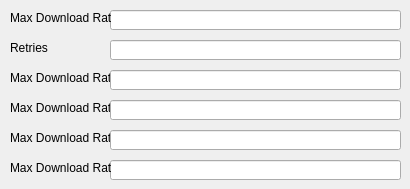
    <widget class="QWidget" name="download_tab">
     <attribute name="title">
      <string>Download</string>
     </attribute>
     <widget class="QLineEdit" name="max_download_rate_input">
      <property name="geometry">
       <rect>
        <x>110</x>
        <y>10</y>
        <width>291</width>
        <height>20</height>
       </rect>
      </property>
     </widget>
     <widget class="QLabel" name="max_download_rate_label">
      <property name="geometry">
       <rect>
        <x>10</x>
        <y>10</y>
        <width>101</width>
        <height>16</height>
       </rect>
      </property>
      <property name="toolTip">
       <string>&lt;html&gt;&lt;head/&gt;&lt;body&gt;&lt;pre style=&quot; margin-top:0px; margin-bottom:0px; margin-left:0px; margin-right:0px; -qt-block-indent:0; text-indent:0px; line-height:145%;&quot;&gt;&lt;span style=&quot; font-family:'ui-monospace','SFMono-Regular','SF Mono','Menlo','Consolas','Liberation Mono','monospace'; color:#c9d1d9; background-color:transparent;&quot;&gt;Maximum download rate in bytes per second (e.g. 50K or 4.2M)&lt;/span&gt;&lt;/pre&gt;&lt;/body&gt;&lt;/html&gt;</string>
      </property>
      <property name="whatsThis">
       <string>&lt;html&gt;&lt;head/&gt;&lt;body&gt;&lt;p&gt;&lt;span style=&quot; font-family:'ui-monospace','SFMono-Regular','SF Mono','Menlo','Consolas','Liberation Mono','monospace'; color:#c9d1d9; background-color:transparent;&quot;&gt;Maximum download rate in bytes per second (e.g. 50K or 4.2M)&lt;/span&gt;&lt;/p&gt;&lt;/body&gt;&lt;/html&gt;</string>
      </property>
      <property name="text">
       <string>Max Download Rate</string>
      </property>
     </widget>
     <widget class="QLabel" name="retries_label">
      <property name="geometry">
       <rect>
        <x>10</x>
        <y>40</y>
        <width>101</width>
        <height>16</height>
       </rect>
      </property>
      <property name="toolTip">
       <string>&lt;html&gt;&lt;head/&gt;&lt;body&gt;&lt;pre style=&quot; margin-top:0px; margin-bottom:16px; margin-left:0px; margin-right:0px; -qt-block-indent:0; text-indent:0px; line-height:145%;&quot;&gt;&lt;span style=&quot; font-family:'ui-monospace','SFMono-Regular','SF Mono','Menlo','Consolas','Liberation Mono','monospace'; color:#c9d1d9; background-color:transparent;&quot;&gt;Number of retries (default is 10), or &amp;quot;infinite&amp;quot;&lt;/span&gt;&lt;/pre&gt;&lt;/body&gt;&lt;/html&gt;</string>
      </property>
      <property name="whatsThis">
       <string>&lt;html&gt;&lt;head/&gt;&lt;body&gt;&lt;p&gt;&lt;span style=&quot; font-family:'ui-monospace','SFMono-Regular','SF Mono','Menlo','Consolas','Liberation Mono','monospace'; color:#c9d1d9; background-color:transparent;&quot;&gt;Number of retries (default is 10), or &amp;quot;infinite&amp;quot;&lt;/span&gt;&lt;/p&gt;&lt;/body&gt;&lt;/html&gt;</string>
      </property>
      <property name="text">
       <string>Retries</string>
      </property>
     </widget>
     <widget class="QLineEdit" name="retries_input">
      <property name="geometry">
       <rect>
        <x>110</x>
        <y>40</y>
        <width>291</width>
        <height>20</height>
       </rect>
      </property>
      <property name="text">
       <string/>
      </property>
     </widget>
     <widget class="QLabel" name="label_2">
      <property name="geometry">
       <rect>
        <x>10</x>
        <y>70</y>
        <width>101</width>
        <height>16</height>
       </rect>
      </property>
      <property name="toolTip">
       <string>&lt;html&gt;&lt;head/&gt;&lt;body&gt;&lt;p&gt;&lt;span style=&quot; font-family:'ui-monospace','SFMono-Regular','SF Mono','Menlo','Consolas','Liberation Mono','monospace'; color:#c9d1d9; background-color:transparent;&quot;&gt;Comma separated playlist_index of the videos to download. You can specify a range using &amp;quot;[START]:[STOP][:STEP]&amp;quot;. For backward compatibility, START-STOP is also supported. Use negative indices to count from the right and negative STEP to download in reverse order. Eg: &amp;quot;-I 1:3,7,-5::2&amp;quot; used on a playlist of size 15 will download the videos at index 1,2,3,7,11,13,15&lt;/span&gt;&lt;/p&gt;&lt;/body&gt;&lt;/html&gt;</string>
      </property>
      <property name="whatsThis">
       <string>&lt;html&gt;&lt;head/&gt;&lt;body&gt;&lt;p&gt;&lt;span style=&quot; font-family:'ui-monospace','SFMono-Regular','SF Mono','Menlo','Consolas','Liberation Mono','monospace'; color:#c9d1d9; background-color:transparent;&quot;&gt;Comma separated playlist_index of the videos to download. You can specify a range using &amp;quot;[START]:[STOP][:STEP]&amp;quot;. For backward compatibility, START-STOP is also supported. Use negative indices to count from the right and negative STEP to download in reverse order. Eg: &amp;quot;-I 1:3,7,-5::2&amp;quot; used on a playlist of size 15 will download the videos at index 1,2,3,7,11,13,15&lt;/span&gt;&lt;/p&gt;&lt;/body&gt;&lt;/html&gt;</string>
      </property>
      <property name="text">
       <string>Max Download Rate</string>
      </property>
     </widget>
     <widget class="QLineEdit" name="lineEdit_17">
      <property name="geometry">
       <rect>
        <x>110</x>
        <y>70</y>
        <width>291</width>
        <height>20</height>
       </rect>
      </property>
     </widget>
     <widget class="QLineEdit" name="lineEdit_18">
      <property name="geometry">
       <rect>
        <x>110</x>
        <y>160</y>
        <width>291</width>
        <height>20</height>
       </rect>
      </property>
     </widget>
     <widget class="QLabel" name="label_19">
      <property name="geometry">
       <rect>
        <x>10</x>
        <y>130</y>
        <width>101</width>
        <height>16</height>
       </rect>
      </property>
      <property name="toolTip">
       <string>&lt;html&gt;&lt;head/&gt;&lt;body&gt;&lt;p&gt;&lt;span style=&quot; font-family:'ui-monospace','SFMono-Regular','SF Mono','Menlo','Consolas','Liberation Mono','monospace'; color:#c9d1d9; background-color:transparent;&quot;&gt;Comma separated playlist_index of the videos to download. You can specify a range using &amp;quot;[START]:[STOP][:STEP]&amp;quot;. For backward compatibility, START-STOP is also supported. Use negative indices to count from the right and negative STEP to download in reverse order. Eg: &amp;quot;-I 1:3,7,-5::2&amp;quot; used on a playlist of size 15 will download the videos at index 1,2,3,7,11,13,15&lt;/span&gt;&lt;/p&gt;&lt;/body&gt;&lt;/html&gt;</string>
      </property>
      <property name="whatsThis">
       <string>&lt;html&gt;&lt;head/&gt;&lt;body&gt;&lt;p&gt;&lt;span style=&quot; font-family:'ui-monospace','SFMono-Regular','SF Mono','Menlo','Consolas','Liberation Mono','monospace'; color:#c9d1d9; background-color:transparent;&quot;&gt;Comma separated playlist_index of the videos to download. You can specify a range using &amp;quot;[START]:[STOP][:STEP]&amp;quot;. For backward compatibility, START-STOP is also supported. Use negative indices to count from the right and negative STEP to download in reverse order. Eg: &amp;quot;-I 1:3,7,-5::2&amp;quot; used on a playlist of size 15 will download the videos at index 1,2,3,7,11,13,15&lt;/span&gt;&lt;/p&gt;&lt;/body&gt;&lt;/html&gt;</string>
      </property>
      <property name="text">
       <string>Max Download Rate</string>
      </property>
     </widget>
     <widget class="QLabel" name="label_20">
      <property name="geometry">
       <rect>
        <x>10</x>
        <y>100</y>
        <width>101</width>
        <height>16</height>
       </rect>
      </property>
      <property name="toolTip">
       <string>&lt;html&gt;&lt;head/&gt;&lt;body&gt;&lt;p&gt;&lt;span style=&quot; font-family:'ui-monospace','SFMono-Regular','SF Mono','Menlo','Consolas','Liberation Mono','monospace'; color:#c9d1d9; background-color:transparent;&quot;&gt;Comma separated playlist_index of the videos to download. You can specify a range using &amp;quot;[START]:[STOP][:STEP]&amp;quot;. For backward compatibility, START-STOP is also supported. Use negative indices to count from the right and negative STEP to download in reverse order. Eg: &amp;quot;-I 1:3,7,-5::2&amp;quot; used on a playlist of size 15 will download the videos at index 1,2,3,7,11,13,15&lt;/span&gt;&lt;/p&gt;&lt;/body&gt;&lt;/html&gt;</string>
      </property>
      <property name="whatsThis">
       <string>&lt;html&gt;&lt;head/&gt;&lt;body&gt;&lt;p&gt;&lt;span style=&quot; font-family:'ui-monospace','SFMono-Regular','SF Mono','Menlo','Consolas','Liberation Mono','monospace'; color:#c9d1d9; background-color:transparent;&quot;&gt;Comma separated playlist_index of the videos to download. You can specify a range using &amp;quot;[START]:[STOP][:STEP]&amp;quot;. For backward compatibility, START-STOP is also supported. Use negative indices to count from the right and negative STEP to download in reverse order. Eg: &amp;quot;-I 1:3,7,-5::2&amp;quot; used on a playlist of size 15 will download the videos at index 1,2,3,7,11,13,15&lt;/span&gt;&lt;/p&gt;&lt;/body&gt;&lt;/html&gt;</string>
      </property>
      <property name="text">
       <string>Max Download Rate</string>
      </property>
     </widget>
     <widget class="QLabel" name="label_21">
      <property name="geometry">
       <rect>
        <x>10</x>
        <y>160</y>
        <width>101</width>
        <height>16</height>
       </rect>
      </property>
      <property name="toolTip">
       <string>&lt;html&gt;&lt;head/&gt;&lt;body&gt;&lt;p&gt;&lt;span style=&quot; font-family:'ui-monospace','SFMono-Regular','SF Mono','Menlo','Consolas','Liberation Mono','monospace'; color:#c9d1d9; background-color:transparent;&quot;&gt;Comma separated playlist_index of the videos to download. You can specify a range using &amp;quot;[START]:[STOP][:STEP]&amp;quot;. For backward compatibility, START-STOP is also supported. Use negative indices to count from the right and negative STEP to download in reverse order. Eg: &amp;quot;-I 1:3,7,-5::2&amp;quot; used on a playlist of size 15 will download the videos at index 1,2,3,7,11,13,15&lt;/span&gt;&lt;/p&gt;&lt;/body&gt;&lt;/html&gt;</string>
      </property>
      <property name="whatsThis">
       <string>&lt;html&gt;&lt;head/&gt;&lt;body&gt;&lt;p&gt;&lt;span style=&quot; font-family:'ui-monospace','SFMono-Regular','SF Mono','Menlo','Consolas','Liberation Mono','monospace'; color:#c9d1d9; background-color:transparent;&quot;&gt;Comma separated playlist_index of the videos to download. You can specify a range using &amp;quot;[START]:[STOP][:STEP]&amp;quot;. For backward compatibility, START-STOP is also supported. Use negative indices to count from the right and negative STEP to download in reverse order. Eg: &amp;quot;-I 1:3,7,-5::2&amp;quot; used on a playlist of size 15 will download the videos at index 1,2,3,7,11,13,15&lt;/span&gt;&lt;/p&gt;&lt;/body&gt;&lt;/html&gt;</string>
      </property>
      <property name="text">
       <string>Max Download Rate</string>
      </property>
     </widget>
     <widget class="QLineEdit" name="lineEdit_19">
      <property name="geometry">
       <rect>
        <x>110</x>
        <y>130</y>
        <width>291</width>
        <height>20</height>
       </rect>
      </property>
     </widget>
     <widget class="QLineEdit" name="lineEdit_20">
      <property name="geometry">
       <rect>
        <x>110</x>
        <y>100</y>
        <width>291</width>
        <height>20</height>
       </rect>
      </property>
     </widget>
    </widget>
